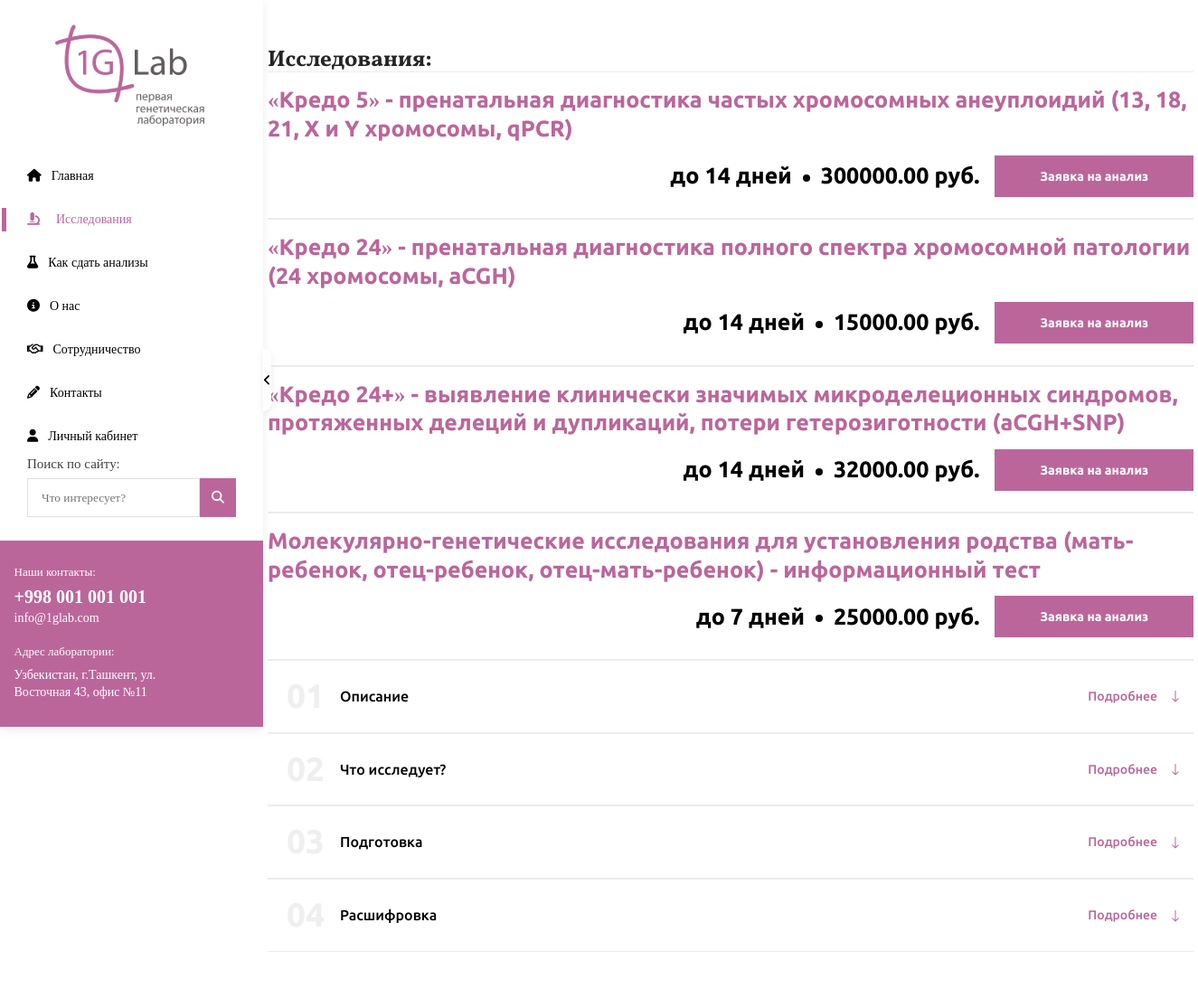
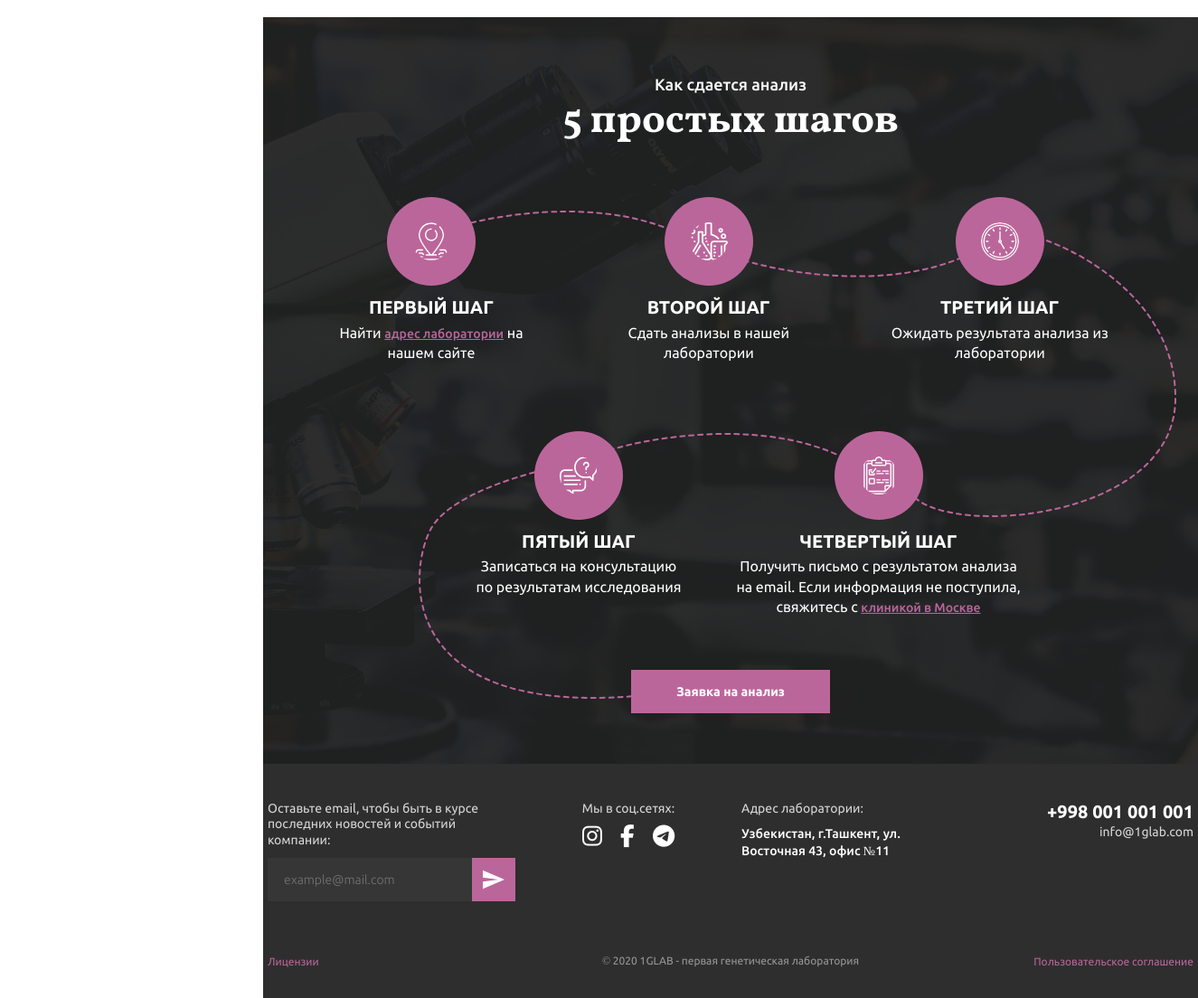
The page /research/invasive_prenatal_testing_of_fetal_chromosomal_pat on the database its author committed (2 pictures, top to bottom).
### genlab/apps/main_app/models.py (models this page shows, shortened)
class ResearchMethod(models.Model):
    class Meta:
        db_table = ''
        managed = True
        verbose_name = 'Метод исследования'
        verbose_name_plural = 'Методы исследования'
    name = models.CharField(("Название метода"), max_length=500)
    period = models.IntegerField(("Срок исследования"))
    price = models.DecimalField(("Цена исследования"), max_digits=12, decimal_places=2)

### genlab/apps/main_app/views.py (the view)
# urls.py: path('research/<slug:slug>', views.ResearchTypeView.as_view(), name='research-type'),
class ResearchTypeView(View):
    def get(self, request, *args, **kwargs):
        types = ResearchType.objects.get(slug=kwargs.get('slug'))
        context={
            'types': types,
        }
        return render(request, 'research-type.html', context)

### templates/research-type.html (shortened to what this page needs)
{% extends "base.html" %}
{% load static %}
{% block content %}
    <div class="research-method">
        <div class="container">
            <div class="research-method__content">
                <p class="research-method__label">
                    {% if types.methods.count > 1 %}
                        Исследования:
                    {% else %}
                        Исследование:
                    {% endif %}
                </p>
               {% for method in types.methods.all  %}
                    <div class="research-method__methods">
                        <h2 class="research-method__research">
                            {{method.name}}
                        </h2>
                        <div class="research-method__view">
                            <p class="research-method__days">до {{method.period}} дней</p>
                            <p class="research-method__price">{{method.price}} руб.</p>
                            <a href="#popup-2" class="popup-link research-method__application">Заявка на анализ</a>
                        </div>
                    </div>
               {% endfor %}
                <ol class="list">
                    <li class="list__item">
                        <h3 class="research-method__list__header list__header">
                            Описание
                            <span class="research-method__list__navigate list__navigate">Подробнее</span>
                        </h3>
                    </li>
                    <li class="list__item">
                        <h3 class="research-method__list__header list__header">
                            Что исследует?
                            <span class="research-method__list__navigate list__navigate">Подробнее</span>
                        </h3>
                    </li>
                    <li class="list__item">
                        <h3 class="research-method__list__header list__header">
                            Подготовка
                            <span class="research-method__list__navigate list__navigate">Подробнее</span>
                        </h3>
                    </li>
                    <li class="list__item">
                        <h3 class="research-method__list__header list__header">
                            Расшифровка
                            <span class="research-method__list__navigate list__navigate">Подробнее</span>
                        </h3>
                    </li>
                </ol>
            </div>
        </div>
    </div>
    {% include "include/steps.html" %}
{% endblock %}

### genlab/apps/main_app/static/style/css/style.css (style rules this page uses)
.container { width: 1024px; margin: 0 auto; }
.list { counter-reset: li; list-style: none; }
.list__item { padding: 30px 0px 30px 0px; border-top: 1px solid #ECECEC; border-bottom: 1px solid #ECECEC; }
.list__header { padding-left: 80px; position: relative; font-family: 'Ubuntu'; font-weight: 500; font-style: normal; font-size: 16px; line-height: 18.85px; display: flex; justify-content: space-between; }
.list__header::before { content: "0" counter(li); counter-increment: li; position: absolute; color: #EFEFEF; font-size: 37px; font-family: 'Ubuntu'; font-weight: 700; font-style: normal; top: 0; left: 0; transform: translateX(50%); }
.list__navigate { position: relative; font-size: 14px; font-family: 'Ubuntu'; font-weight: 500; font-style: normal; color: #BB669B; margin: 0 0 0 55px; padding: 0 40px 0 0; }
.list__navigate::after { display: block; position: absolute; right: 0; top: 0; content: ""; width: 10px; height: 20px; background: url("../../img/arrow-down.svg") center no-repeat; transform: translateX(-150%); }
.research-method { padding: 50px 0 70px 0; }
.research-method__methods { border-top: 1px solid #ECECEC; border-bottom: 1px solid #ECECEC; padding: 15px 0; }
.research-method__label { font-family: 'Vollkorn'; font-weight: 700; font-style: normal; font-size: 25px; line-height: 29.45px; color: #252525; }
.research-method__research { font-family: 'Ubuntu'; font-weight: 700; font-style: normal; font-size: 25px; line-height: 31.58px; color: #BB669B; }
.research-method__view { margin: 13px 0 8.42px 0; display: flex; align-items: center; justify-content: flex-end; }
.research-method__view p { color: #000000; font-family: 'Ubuntu'; font-weight: 700; font-style: normal; font-size: 25px; line-height: 31.58px; }
.research-method__price { margin-left: 16px; padding-left: 16px; margin-right: 17px; position: relative; }
.research-method__price::before { content: ""; display: block; position: absolute; top: 50%; left: 0; background-color: #000000; width: 8px; height: 8px; border-radius: 100%; transform: translate(-50%, -25%); }
.research-method__application { padding: 16px 50px; color: #ffffff; background: #BB669B; font-family: 'Ubuntu'; font-weight: 700; font-style: normal; }

### rows shown on the page
ResearchMethod: name "«Кредо 5» - пренатальная диагностика частых хромосомных анеуплоидий (13, 18, 21, X и Y хромосомы, qPCR)", period "14", price "300000.00"
ResearchMethod: name "«Кредо 24» - пренатальная диагностика полного спектра хромосомной патологии (24 хромосомы, aCGH)", period "14", price "15000.00"
ResearchMethod: name "«Кредо 24+» - выявление клинически значимых микроделеционных синдромов, протяженных делеций и дупликаций, потери гетерозиготности (aCGH+SNP)", period "14", price "32000.00"
ResearchMethod: name "Молекулярно-генетические исследования для установления родства (мать-ребенок, отец-ребенок, отец-мать-ребенок) - информационный тест", period "7", price "25000.00"
